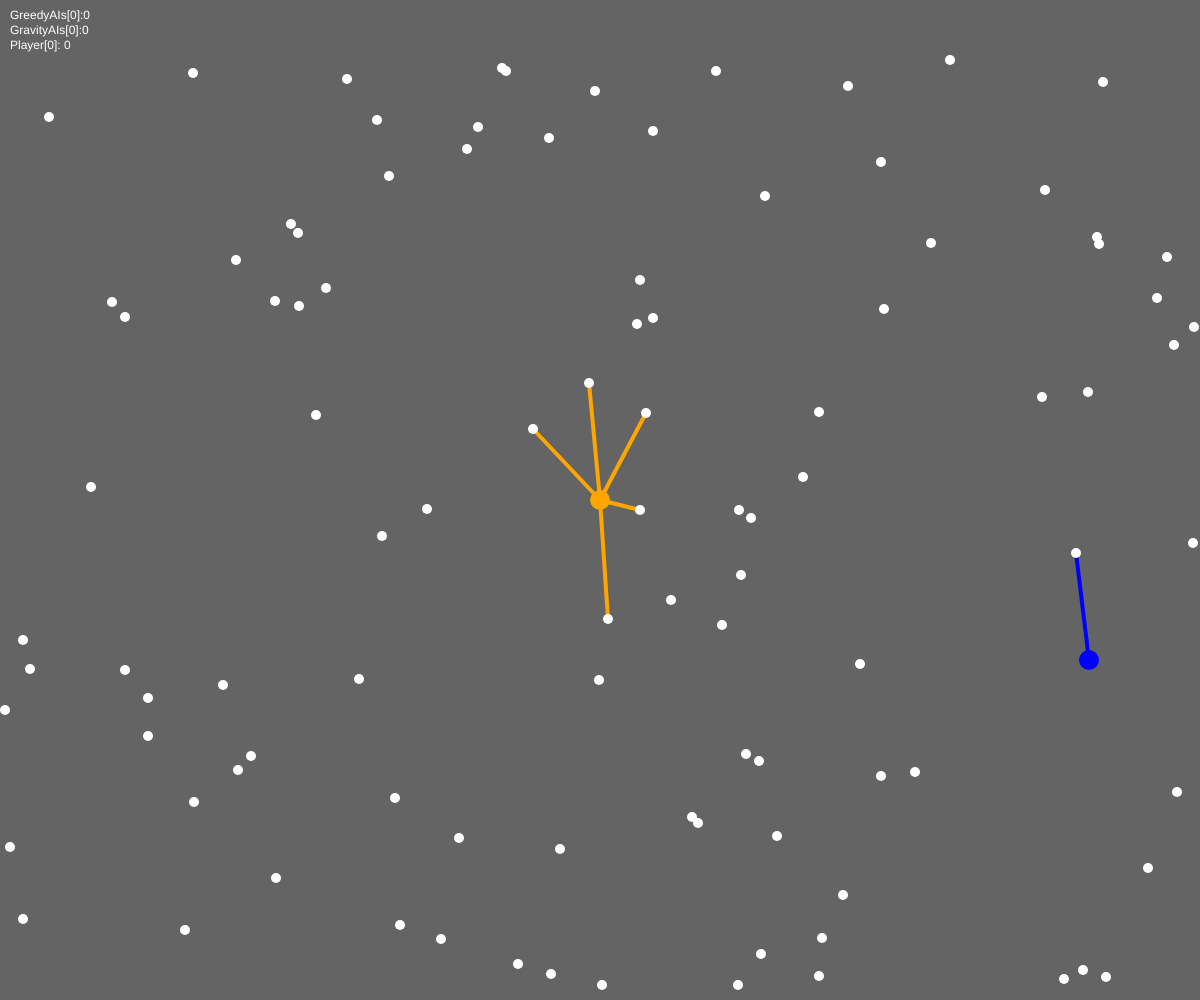
Frame 1 (no input)
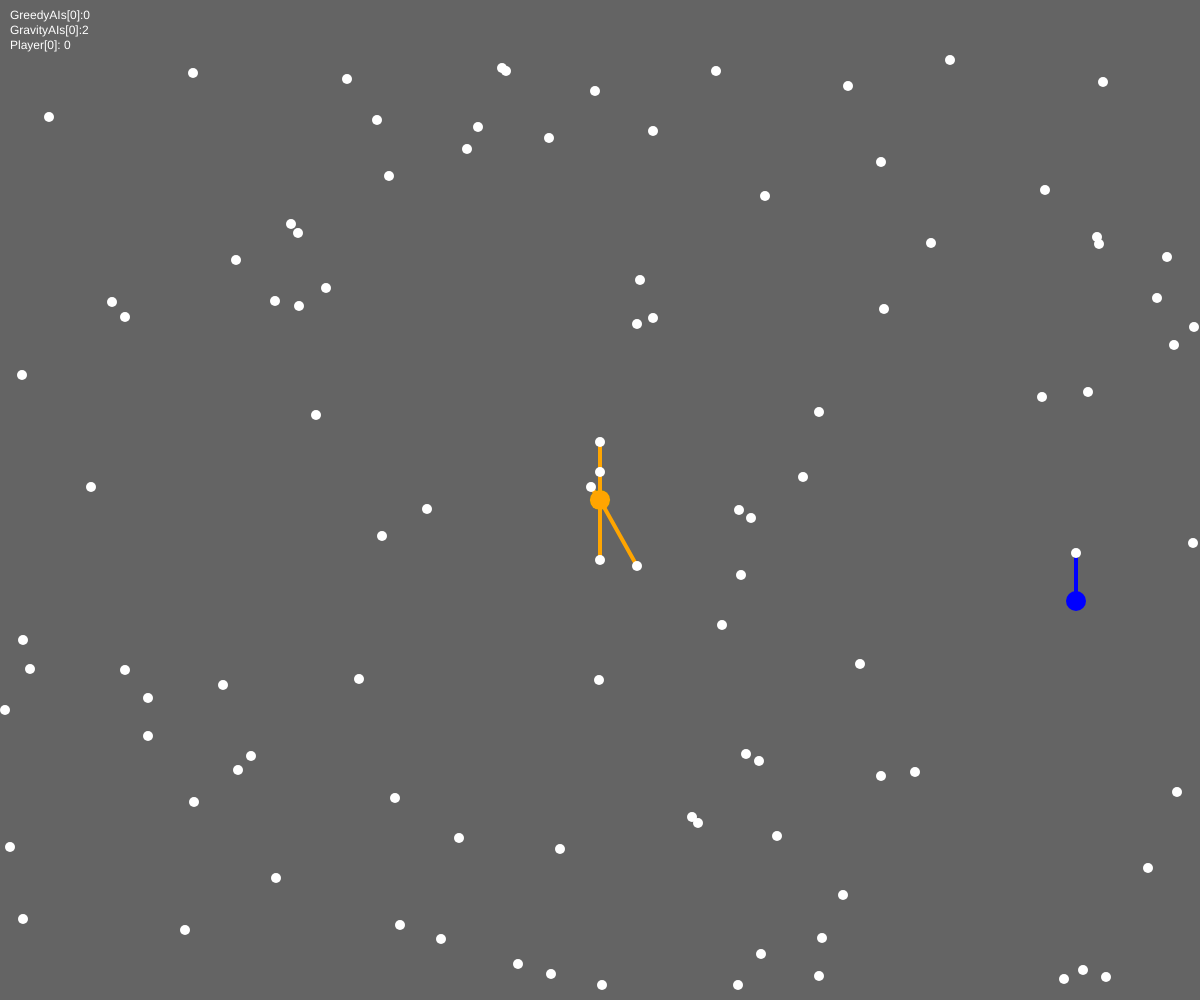
Frame 60 (no input)
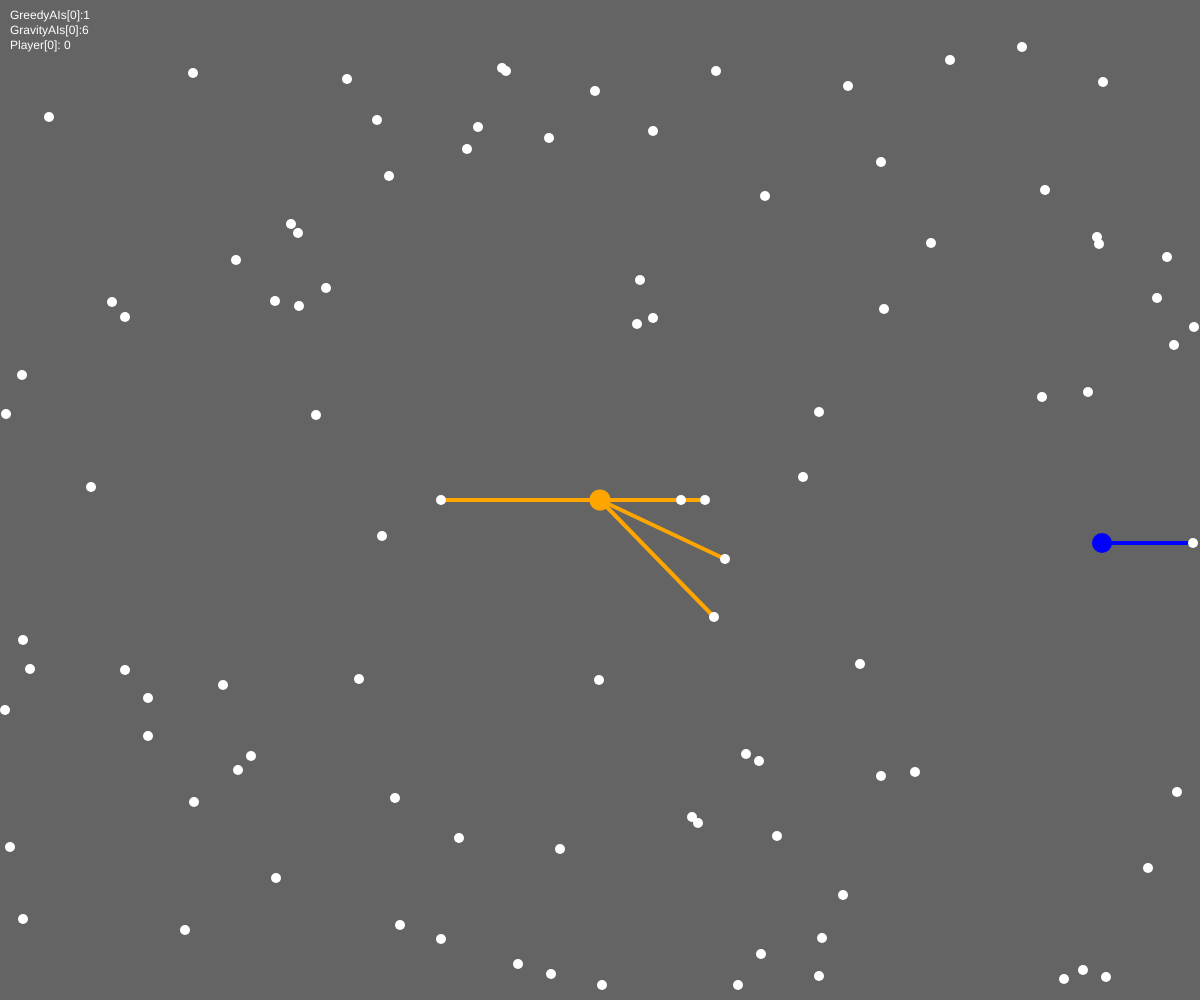
Frame 120 (the mouse pressed at the canvas centre since frame 60)

The p5.js sketch that drew these frames (run headless with seeded random() and noise() and a simulated clock; from frame 60 on, the mouse is pressed at the canvas centre):

// p5.js sketch
// ── sketch.js
let Players = [];
let Pellets = [];

let RandomAIs = [];
let BasicAIs = [];
let GreedyAIs = [];
let SpeedBasicAIs = [];
let GravityAIs = [];

const MAX_RADIUS = 100;

const INIT_PELLET_NUM = 100;

function setup() {
	createCanvas(windowWidth, windowHeight);
	background(100);

	// Create the Player
	Player1 = new Player(windowWidth/2, windowHeight/2, 2, 2, 10);
	Players.push(Player1);
	
	// Initial Generation of Pellets
	PopulatePellets(Pellets);

	// Create Adversaries for the Player
	//let FirstAI = new RandomAI();
	//RandomAIs.push(FirstAI);

	//let FirstBasicAI = new BasicAI();
	//BasicAIs.push(FirstBasicAI);

	//let FirstGreedyAI = new GreedyAI(windowWidth/2, windowHeight/2, 10, 1, 1, 1);
	let FirstGreedyAI = new GreedyAI(ChooseRandomNumber(0,windowWidth), ChooseRandomNumber(0, windowHeight), 10, 1, 1, 1);
	GreedyAIs.push(FirstGreedyAI);

	//let FirstSpeedBasicAI = new SpeedBasicAI();
	//SpeedBasicAIs.push(FirstSpeedBasicAI);

	let FirstGravityAI = new GravityAI(windowWidth/2, windowHeight/2, 10, 1, 1, 1);
	GravityAIs.push(FirstGravityAI);

	//frameRate(60);
}

function draw() {
	gameLoop();
}

function gameLoop()
{
	//console.log(getFrameRate());

	// Set the background
	background(100);

	// Draw the player
	drawPlayer();

	// Draw the AI
	drawRandomAI(RandomAIs);

	// Draw Basic AI
	drawBasicAI(BasicAIs);

	// Draw Greedy AI
	drawGreedyAI(GreedyAIs);

	// Draw SpeedBasicAI
	drawSpeedBasicAI(SpeedBasicAIs);

	// Draw GravityAI
	drawGravityAI(GravityAIs);

	// Draw all pellets
	drawPellet(Pellets);


	// Player Action
	for (let i = 0; i < Players.length; i++)
	{
		Players[i].eat(Pellets);
		Players[i].move();
		Players[i].consume(); 
	}
	// Adversary Action(s)

	for (let i = 0; i < RandomAIs.length; i++)
	{
		if (frameCount % 60 == 0)
		{
			RandomAIs[i].pickDirection();
		}
		RandomAIs[i].move();
		RandomAIs[i].eat(Pellets);
		RandomAIs[i].consume();
	}

	for (let j = 0; j < BasicAIs.length; j++)
	{
		BasicAIs[j].move();
		BasicAIs[j].eat(Pellets);
		BasicAIs[j].consume();
	}

	for (let j = 0; j < GreedyAIs.length; j++)
	{
		GreedyAIs[j].move();
		GreedyAIs[j].eat(Pellets);
		GreedyAIs[j].consume();
	}

	for (let j = 0; j < SpeedBasicAIs.length; j++)
	{
		SpeedBasicAIs[j].boostmove();
		SpeedBasicAIs[j].eat(Pellets);
		SpeedBasicAIs[j].consume();
	}

	for (let j = 0; j < GravityAIs.length; j++)
	{
		GravityAIs[j].pull();
		GravityAIs[j].eat(Pellets);
		GravityAIs[j].consume();
	}

	// Current Score
	printScore();

	// Pellet Action
	MakePellet();
}

function printScore()
{
	let output_string = "";
	
	for (let i = 0; i < RandomAIs.length; i++)
	{
		output_string += `RandomAIs[${i}]:${RandomAIs[i].score}\n`;
	}

	for (let j = 0; j < BasicAIs.length; j++)
	{
		output_string += `BasicAIs[${j}]:${BasicAIs[j].score}\n`;
	}

	for (let j = 0; j < GreedyAIs.length; j++)
	{
		output_string += `GreedyAIs[${j}]:${GreedyAIs[j].score}\n`;
	}

	for (let i = 0; i < SpeedBasicAIs.length; i++)
	{
		output_string += `SpeedBasicAIs[${i}]:${SpeedBasicAIs[i].score}\n`;
	}

	for (let i = 0; i < GravityAIs.length; i++)
	{
		output_string += `GravityAIs[${i}]:${GravityAIs[i].score}\n`;
	}

	for (let i = 0; i < Players.length; i++)
	{
		output_string += `Player[${i}]: ${Players[i].score}\n`;
	}
	//console.log(output_string);

	fill(255);
	text(output_string, 10, 10, 70, 80); // Text wraps within text box
}

function drawPlayer()
{
	for (let player = 0; player < Players.length; player++)
	{
		noStroke();
		fill('green');
		ellipse(Players[player].x, Players[player].y, 2*Players[player].r, 2*Players[player].r);
	}
}

function drawRandomAI(AIArray)
{
	for (let i = 0; i < AIArray.length; i++)
	{
		noStroke();
		fill('red');
		ellipse(AIArray[i].x, AIArray[i].y, 2*AIArray[i].r, 2*AIArray[i].r);
		drawLineFromAgentToPellet('red', AIArray[i])
	}
}

function drawBasicAI(AIArray)
{
	for (let i = 0; i < AIArray.length; i++)
	{
		noStroke();
		fill('yellow');
		ellipse(AIArray[i].x, AIArray[i].y, 2*AIArray[i].r, 2*AIArray[i].r);
		drawLineFromAgentToPellets('yellow', AIArray[i])
	}

	// Draw a thin line from AI position to the pellet position
}


function drawGreedyAI(AIArray)
{
	for (let i = 0; i < AIArray.length; i++)
	{
		noStroke();
		fill('blue');
		ellipse(AIArray[i].x, AIArray[i].y, 2*AIArray[i].r, 2*AIArray[i].r);
		drawLineFromAgentToPellets('blue', AIArray[i])
	}
}

function drawSpeedBasicAI(AIArray)
{
	for (let i = 0; i < AIArray.length; i++)
	{
		noStroke();
		fill('green');
		ellipse(AIArray[i].x, AIArray[i].y, 2*AIArray[i].r, 2*AIArray[i].r);
		drawLineFromAgentToPellet('green', AIArray[i])
	}
}

function drawGravityAI(AIArray)
{
	for (let i = 0; i < AIArray.length; i++)
	{
		noStroke();
		fill('orange');
		ellipse(AIArray[i].x, AIArray[i].y, 2*AIArray[i].r, 2*AIArray[i].r);

		drawLineFromAgentToPellets('orange', AIArray[i]);
	}
}

function drawLineFromAgentToPellet(text_color, agent)
{
	stroke(text_color);
	strokeWeight(4);
	line(agent.x, agent.y, agent.targetPellet.x, agent.targetPellet.y);
}

function drawLineFromAgentToPellets(text_color, agent)
{
	stroke(text_color);
	strokeWeight(4);
	
	for (let counter = 0; counter < agent.targetPellets.length; counter++)
	{
		line(agent.x, agent.y, agent.targetPellets[counter].x, agent.targetPellets[counter].y);
	}
}


function drawPellet(_Pellets)
{
	for (let i = 0; i < Pellets.length; i++)
	{
		noStroke();
		fill('white');
		ellipse(_Pellets[i].x, _Pellets[i].y, 10, 10);
	}
}

function PlacePellet(x, y)
{
	let placedPellet = new Pellet(x, y, 5);
	Pellets.push(placedPellet);
}


function PopulatePellets(_Pellets)
{
	for (let i = 0; i < INIT_PELLET_NUM; i++)
	{
		// createPellet()
		let aPellet = new Pellet(ChooseRandomNumber(0, windowWidth), ChooseRandomNumber(0, windowHeight), 5);
		_Pellets.push(aPellet);
	}
}

function MakePellet()
{
	// Some function dependant on the current number of pellets
	// And which 'pellet' season Winter, Spring, Summer, Fall
	
	if (frameCount % 30 == 0)
	{
		let aPellet = new Pellet(ChooseRandomNumber(0, windowWidth), ChooseRandomNumber(0, windowHeight), 5);
		Pellets.push(aPellet);	
	}
}

function calculateDistance(x1, y1, x2, y2)
{
	let dist_x = (x2 - x1)**2;
	let dist_y = (y2 - y1)**2;

	return Math.sqrt(dist_x + dist_y);
}

function ChooseRandomNumber(_min, _max)
{
	return Math.floor(Math.random()*Math.floor(_max) + _min);
}



// ── BasicAI.js
class BasicAI {
	constructor(_x = windowWidth / 2, _y = windowHeight / 2, _r = 10, _dir = 0, _velx = 1, _vely = 1) {
		this.x = _x;
		this.y = _y;
		this.r = _r;

		// Velocity
		this.velx = _velx;
		this.vely = _vely;

		// Direction it's moving in
		// 0 - no movement
		// 1 - right
		// 2 - up
		// 3 - left
		// 4 - down
		this.dir = _dir;

		// Initializes which pellet they want to get
		this.score = 0;
		this.targetPellets = [];
		this.pelletIndices = [];

		let start_index = ChooseRandomNumber(0, Pellets.length);
		this.pelletIndices.push(start_index);
		for (let i = 0; i < this.pelletIndices.length; i++)
		{
			this.targetPellets.push(Pellets[this.pelletIndices[i]]);
		}
	}

	eat(_Pellets) {
		for (let i = _Pellets.length - 1; i >= 0; i--) {
			if (calculateDistance(this.x, this.y, _Pellets[i].x, _Pellets[i].y) <= (this.r + _Pellets[i].r)) {
				// Delete the pellet from the array
				//console.log("Pellet is eaten");
				//console.log(`Pellet index ${i}`);

				// Removes pellet from the array
				_Pellets.splice(i, 1);

				// Generate a new Pellet in it's place 
				this.grow();

				// Increase score
				this.score += 1;
			}
		}
	}

	move() 
	{
		for (let i = 0; i < this.targetPellets.length; i++) {
			if (this.doesPelletExist(this.targetPellets[i])) {
				if (this.x < this.targetPellets[i].x) {
					this.x += this.velx;
				}
				if (this.x > this.targetPellets[i].x) {
					this.x -= this.velx;
				}
				if (this.y < this.targetPellets[i].y) {
					this.y += this.vely;
				}
				if (this.y > this.targetPellets[i].y) {
					this.y -= this.vely;
				}
			} else {
				this.pickNewPellet();
			}
		}
	}

	
	doesPelletExist(search_pellet) {
		return Pellets.find((elem) => {
			return elem.x == search_pellet.x && elem.y == search_pellet.y;
		});
	}

	pickNewPellet()
	{
		if (Pellets.length == 0)
		{	
			return;
		}

		while (this.pelletIndices.length > 0)
		{
			this.pelletIndices.pop();
		}

		while (this.targetPellets.length > 0)
		{
			this.targetPellets.pop()
		}

		let start_index = ChooseRandomNumber(0, Pellets.length);
		this.pelletIndices.push(start_index);
		for (let i = 0; i < this.pelletIndices.length; i++)
		{
			this.targetPellets.push(Pellets[this.pelletIndices[i]]);
		}
	}

	consume() {
		// If this radius is bigger than default size
		if (this.r > 10) {
			// Shrink the size
			this.r *= 0.9999;
		}
	}

	grow()
	{
		if (this.r < MAX_RADIUS)
		{
			this.r *= 1.01;
		}
	}
	


}

// ── GravityAI.js
const NUM_TARGET_PELLETS = 5;

class GravityAI {
	constructor(_x = windowWidth / 2, _y = windowHeight / 2, _r = 10, _dir = 0, _velx = 1, _vely = 1) {
		this.x = _x;
		this.y = _y;
		this.r = _r;

		// Velocity
		this.velx = _velx;
		this.vely = _vely;

		// Direction it's moving in
		// 0 - no movement
		// 1 - right
		// 2 - up
		// 3 - left
		// 4 - down
		this.dir = _dir;


        this.targetPellets = [];
        this.pelletIndices = [];
        // Initializes which pellet they want to get 
        this.pickNewPellets();

        this.score = 0;
	}

	eat(_Pellets) {
		for (let i = _Pellets.length - 1; i >= 0; i--) {
			if (calculateDistance(this.x, this.y, _Pellets[i].x, _Pellets[i].y) <= (this.r + _Pellets[i].r)) {
				// Delete the pellet from the array
				//console.log("Pellet is eaten");
				//console.log(`Pellet index ${i}`);

				// Removes pellet from the array
				_Pellets.splice(i, 1);

				// Generate a new Pellet in it's place 
                this.grow();
                this.score += 1;
			}
		}
	}

	pull() 
	{
        if (this.targetPellets.length == 0)
        {
            this.pickNewPellets();
        }
        for (let counter = 0; counter < this.targetPellets.length; counter++)
        {
            let search_pellet = this.doesPelletExist(this.targetPellets[counter]);
            //console.log(search_pellet);
            if (this.doesPelletExist(this.targetPellets[counter]))
            {
                this.movePelletTowardsAgent(this.targetPellets[counter]);
            }
            else
            {
                this.pickNewPellets();
            }
        }
	}

	doesPelletExist(search_pellet)
	{
		return Pellets.find(elem => {return elem.x == search_pellet.x && elem.y == search_pellet.y;});
    }
    
    movePelletTowardsAgent(aPellet)
    {
        if (this.x > aPellet.x)
        {
            // Move the pellet towards the agent
            aPellet.x += this.velx;
        }
        if (this.x < aPellet.x)
        {
            // Move the pellet towards the agent
            aPellet.x -= this.velx;
        }

        if (this.y > aPellet.y)
        {
            // Move the pellet towards the agent
            aPellet.y += this.vely;
        }
        if (this.y < aPellet.y)
        {
            // Move the pellet towards the agent
            aPellet.y -= this.vely;
        }
    }

	pickNewPellets()
	{
		if (Pellets.length == 0)
		{	
			return;
        }
        
        // Initializes which pellet they want to get 
        const distanceFromPellet = Pellets.map
        ( (aPellet, index) =>
            {
                return [calculateDistance(this.x, this.y, aPellet.x, aPellet.y), index];
            }        
        )

        //console.log(distanceFromPellet);
    
        // Sort Pellets by distance, grab the first 3 put into the 'target pellet class'
        distanceFromPellet.sort( (a, b) => {
            return a[0] - b[0];
        });

        //console.log(distanceFromPellet); // Sorted by their distance

        // If the array is not empty, empty it

        while(this.targetPellets.length > 0)
        {
            this.targetPellets.pop();
        }

        while(this.pelletIndices.length > 0)
        {
            this.pelletIndices.pop();
        }

        // Pick the min between NUM_TARGET_PELLETS and Pellets.length, and add it to our list
        let c = Math.min(NUM_TARGET_PELLETS, Pellets.length);
        for (let counter = 0; counter < c; counter++)
        {
            // Grab the first counter pellets from the array, and push them unto the indices
            this.pelletIndices.push(distanceFromPellet[counter][1]);

            // Use that index to grab the pellet
            this.targetPellets.push(Pellets[distanceFromPellet[counter][1]]);
        }

        //console.log(`The pelletIndices array is ${this.pelletIndices}`);
        //console.log(`The target pellets is:`);
        //console.log(this.targetPellets);

        

    }
    
    consume() {
		// If this radius is bigger than default size
		if (this.r > 10) {
			// Shrink the size
			//this.r *= 0.9999;
		}
    }
    
    grow()
    {
        if (this.r < MAX_RADIUS)
        {
            this.r *= 1.01;
        }
    }

	


}

// ── GreedyAI.js
class GreedyAI {
	constructor(
		_x = windowWidth / 2,
		_y = windowHeight / 2,
		_r = 10,
		_dir = 0,
		_velx = 1,
		_vely = 1
	) {
		this.x = _x;
		this.y = _y;
		this.r = _r;

		// Velocity
		this.velx = _velx;
		this.vely = _vely;

		// Direction it's moving in
		// 0 - no movement
		// 1 - right
		// 2 - up
		// 3 - left
		// 4 - down
		this.dir = _dir;

		this.targetPellets = [];
		this.pelletIndices = [];

		// Initializes which pellet they want to get
		this.pickNewPellet();

		this.score = 0;
	}

	eat(_Pellets) {
		for (let i = _Pellets.length - 1; i >= 0; i--) {
			if (
				calculateDistance(this.x, this.y, _Pellets[i].x, _Pellets[i].y) <=
				this.r + _Pellets[i].r
			) {
				// Delete the pellet from the array
				//console.log("Pellet is eaten");
				//console.log(`Pellet index ${i}`);

				// Removes pellet from the array
				_Pellets.splice(i, 1);

				// Generate a new Pellet in it's place
				this.grow();
				this.score += 1;
			}
		}
	}

	move() {
        
        if (this.targetPellets.length == 0)
        {
            this.pickNewPellet();
        }

		for (let i = 0; i < this.targetPellets.length; i++) {
			if (this.doesPelletExist(this.targetPellets[i])) {
				// console.log("Pellet exists and will move towards it");
				// console.log(
				// 	`My location x: ${this.x} | Target Pellet: ${this.targetPellets[i].x}`
				// );
				// console.log(
				// 	`My location y: ${this.y} | Target Pellet: ${this.targetPellets[i].y}`
				// );

				if (this.x < this.targetPellets[i].x) {
					this.x += this.velx;
				}
				if (this.x > this.targetPellets[i].x) {
					this.x -= this.velx;
				}
				if (this.y < this.targetPellets[i].y) {
					this.y += this.vely;
				}
				if (this.y > this.targetPellets[i].y) {
					this.y -= this.vely;
				}
			} else {
				this.pickNewPellet();
				console.log("Picking new pellet");
			}
		}
	}

	doesPelletExist(search_pellet) {
		return Pellets.find((elem) => {
			return elem.x == search_pellet.x && elem.y == search_pellet.y;
		});
	}

	pickNewPellet() {
        
		if (Pellets.length == 0) {
			return;
		}

		// Initializes which pellet they want to get
		const distanceFromPellet = Pellets.map((aPellet, index) => {
			return [calculateDistance(this.x, this.y, aPellet.x, aPellet.y), index];
		});

		//console.log(distanceFromPellet);

		let currentMin = Number.MAX_VALUE;
		let currentMinIndex = -1;
		for (let index = 0; index < distanceFromPellet.length; index++) {
			if (distanceFromPellet[index][0] < currentMin) {
				currentMin = distanceFromPellet[index][0];
				currentMinIndex = index;
			}
		}

		//console.log(currentMin);
		//console.log(currentMinIndex);

        while (this.pelletIndices.length > 0)
        {
            this.pelletIndices.pop();
        }

        
        while (this.targetPellets.length > 0)
        {
            this.targetPellets.pop();
        }

		this.pelletIndices.push(currentMinIndex);
		this.targetPellets.push(Pellets[distanceFromPellet[currentMinIndex][1]]);
	}

	consume() {
		// If this radius is bigger than default size
		if (this.r > 10) {
			// Shrink the size
			this.r *= 0.9999;
		}
	}

	grow() {
		if (this.r < MAX_RADIUS) {
			this.r *= 1.01;
		}
	}
}

// ── Pellet.js
class Pellet {
	constructor(_x = 0, _y = 0, _r = 10) {
		this.x = _x;
		this.y = _y;
		this.r = _r;
	}
}

// ── Player.js
// Draw a ball on the screen with a position
class Player {
	constructor(_x = windowWidth / 2, _y = windowHeight / 2, _velx = 1, _vely = 1, _r = 10) {
		this.x = _x;
		this.y = _y;
		this.velx = _velx;
		this.vely = _vely;
		this.r = _r;
		this.score = 0;
	}

	move(keyCode) {
		if (keyIsDown(LEFT_ARROW)) {
			this.x -= this.velx;
		}
		if (keyIsDown(RIGHT_ARROW)) {
			this.x += this.velx;
		}
		if (keyIsDown(UP_ARROW)) {
			this.y -= this.vely;
		}
		if (keyIsDown(DOWN_ARROW)) {
			this.y += this.vely;
		}
	}

	eat(_Pellets) {
		for (let i = _Pellets.length - 1; i >= 0; i--) {
			if (calculateDistance(this.x, this.y, _Pellets[i].x, _Pellets[i].y) <= (this.r + _Pellets[i].r)) {
				
				// Delete the pellet from the array
				//console.log("Pellet is eaten");
				//console.log(`Pellet index ${i}`);

				// Removes pellet from the array
				_Pellets.splice(i, 1);

				// Generate a new Pellet in it's place 
				this.grow();
				this.score += 1;
			}
		}
	}

	consume() {
		// If this radius is bigger than default size
		console.log("Human is Shrinking");
		if (this.r > 10) {
			// Shrink the size
			this.r *= .999;
		}
	}

	grow()
	{
		if (this.r < MAX_RADIUS)
		{
			this.r *= 1.01;
		}
	}

}

// ── RandomAI.js
class RandomAI {
	constructor(
		_x = windowWidth / 2,
		_y = windowHeight / 2,
		_r = 10,
		_dir = 0,
		_velx = 1,
		_vely = 1
	) {
		this.x = _x;
		this.y = _y;
		this.r = _r;

		// Velocity
		this.velx = _velx;
		this.vely = _vely;

		// Direction it's moving in
		// 0 - no movement
		// 1 - right
		// 2 - up
		// 3 - left
		// 4 - down
		this.dir = _dir;

		this.pickNewPellet();
	
		this.score = 0;
	}

	pickDirection() {
		this.dir = Math.floor(Math.random() * Math.floor(5));
	}

	move() {
		if (this.dir == 0) {
		} else if (this.dir == 1) {
			if (this.x + this.velx <= windowWidth) {
				this.x += this.velx;
			}
		} else if (this.dir == 2) {
			if (this.y - this.vely >= 0) {
				this.y -= this.vely;
			}
		} else if (this.dir == 3) {
			if (this.x - this.velx >= 0) {
				this.x -= this.velx;
			}
		} else if (this.dir == 4) {
			if (this.y + this.vely <= windowHeight) {
				this.y += this.vely;
			}
		} else {
			throw "Invalid direction.";
		}

		this.pickNewPellet();
	}

	eat(_Pellets) {
		for (let i = _Pellets.length - 1; i >= 0; i--) {
			if (
				calculateDistance(this.x, this.y, _Pellets[i].x, _Pellets[i].y) <=
				this.r + _Pellets[i].r
			) {
				// Delete the pellet from the array
				//console.log(`Pellet index ${i}`);

				// Removes pellet from the array
				_Pellets.splice(i, 1);

				// Generate a new Pellet in it's place
				this.r *= 1.02;

				// Add 1 to the score
				this.score += 1;
			}
		}
	}

	consume() {
		// If this radius is bigger than default size
		if (this.r > 10) {
			// Shrink the size
			this.r *= 0.999;
		}
	}

	doesPelletExist() {
		return Pellets.find((elem) => {
			return elem.x == this.targetPellet.x && elem.y == this.targetPellet.y;
		});
	}

	pickNewPellet() {
		if (Pellets.length == 0) {
			return;
		}

		// Initializes which pellet they want to get
		const distanceFromPellet = Pellets.map((aPellet, index) => {
			return [calculateDistance(this.x, this.y, aPellet.x, aPellet.y), index];
		});
		//console.log(distanceFromPellet);

		let currentMin = Number.MAX_VALUE;
		let currentMinIndex = -1;
		for (let index = 0; index < distanceFromPellet.length; index++) {
			if (distanceFromPellet[index][0] < currentMin) {
				currentMin = distanceFromPellet[index][0];
				currentMinIndex = index;
			}
		}

		this.pelletIndex = currentMinIndex;
		this.targetPellet = {
			x: Pellets[this.pelletIndex].x,
			y: Pellets[this.pelletIndex].y,
		};
	}

	consume() {
		// If this radius is bigger than default size
		if (this.r > 10) {
			// Shrink the size
			this.r *= 0.999;
		}
	}
}

// ── SpeedBasicAI.js
class SpeedBasicAI {
	constructor(_x = windowWidth / 2, _y = windowHeight / 2, _r = 10, _dir = 0, _velx = 1, _vely = 1, _boost = 2) {
		this.x = _x;
		this.y = _y;
		this.r = _r;

		// Velocity
		this.velx = _velx;
		this.vely = _vely;

		// Direction it's moving in
		// 0 - no movement
		// 1 - right
		// 2 - up
		// 3 - left
		// 4 - down
		this.dir = _dir;

		// Initializes which pellet they want to get
		this.pelletIndex = ChooseRandomNumber(0, Pellets.length),
		this.targetPellet = 
		{
			x : Pellets[this.pelletIndex].x,
			y : Pellets[this.pelletIndex].y
		}

		this.score = 0;

        this.boost = _boost;
	}

	eat(_Pellets) {
		for (let i = _Pellets.length - 1; i >= 0; i--) {
			if (calculateDistance(this.x, this.y, _Pellets[i].x, _Pellets[i].y) <= (this.r + _Pellets[i].r)) {
				// Delete the pellet from the array
				//console.log("Pellet is eaten");
				//console.log(`Pellet index ${i}`);

				// Removes pellet from the array
				_Pellets.splice(i, 1);

				// Generate a new Pellet in it's place 
				this.r *= 1.02;

				// Increase score
				this.score += 1;
			}
		}
	}

	move() 
	{
		if (this.doesPelletExist())
		{
			if (this.x < this.targetPellet.x)
			{
                this.dir = 1;
				this.x += this.velx;
			}
			else if (this.x > this.targetPellet.x)
			{
                this.dir = 3;
				this.x -= this.velx;
			}
			else if (this.y < this.targetPellet.y)
			{
                this.dir = 2;
				this.y += this.vely;
			}
			else if (this.y > this.targetPellet.y)
			{
                this.dir = 4;
				this.y -= this.vely;
			}
			else
			{
				// Node was found
			}
		}
		else
		{
			this.pickNewPellet();
		}
    }
    
    boostmove()
    {
        // Find the distance in the x direction
        // Find the distance in the y direction

        let x_distance = calculateDistance(this.x, 0, this.targetPellet.x, 0);
        let y_distance = calculateDistance(0, this.y, 0, this.targetPellet.y);

        if (Math.abs(x_distance) > this.boost)
        {
             // Then we should use the boost velocity
            if (this.x < this.targetPellet.x )
            {
                // Position to the left
                this.x += this.boost;
            }
            else
            {
                // Position to the right
                this.x -= this.boost;
            }
        }
        if (Math.abs(y_distance) > this.boost)
        {
            // Move in correct direction by boost velocity rather than normal velocity
            if (this.y < this.targetPellet.y)
            {
                // Move up
                this.y += this.boost;
            }
            else
            {
                // Move down
                this.y -= this.boost;
            }
        }
        this.move();
        // Then we should use the regular velocity 

    }
	
	doesPelletExist()
	{
		return Pellets.find(elem => {return elem.x == this.targetPellet.x && elem.y == this.targetPellet.y;})
	}

	pickNewPellet()
	{
		if (Pellets.length == 0)
		{	
			return;
		}
		this.pelletIndex = ChooseRandomNumber(0, Pellets.length);
		this.targetPellet = 
		{
			x : Pellets[this.pelletIndex].x,
			y : Pellets[this.pelletIndex].y
		}
	}

	consume() {
		// If this radius is bigger than default size
		if (this.r > 10) {
			// Shrink the size
			this.r *= 0.999;
		}
	}

	boost() {
		// If the distance on the from this.x and target.x is greater than PARAM1
		// Instead of moving 1 unit, move 2 units
	}
	


}
